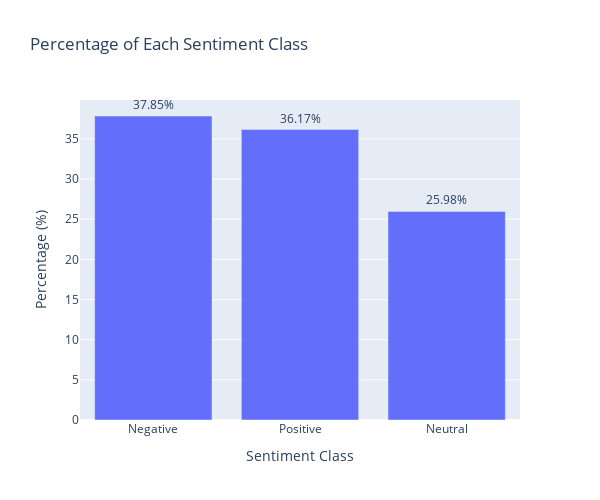

This figure's notebook cell:
### Code cell
# Calculate the percentage of each sentiment class
sentiment_percentage = df['sentiment_category'].value_counts(normalize=True) * 100

# Convert the calculated percentages into DataFrame for plotting
percentage_df = pd.DataFrame({'Sentiment': sentiment_percentage.index, 'Percentage': sentiment_percentage.values})

# Plot the bar plot with percentages visible
fig = px.bar(percentage_df, x='Sentiment', y='Percentage', text='Percentage',
             title="Percentage of Each Sentiment Class", labels={'Sentiment': 'Sentiment Class', 'Percentage': 'Percentage (%)'})
fig.update_traces(texttemplate='%{text:.2f}%', textposition='outside')
fig.update_layout(width=600, height=500)
fig.show()

### Figure 1 — Plotly figure (JSON) as saved in the notebook; plotly's stock layout.template omitted (floating-point values rounded to 4 significant figures)
{"data": [{"alignmentgroup": "True", "hovertemplate": "Sentiment Class=%{x}<br>Percentage (%)=%{text}<extra></extra>", "legendgroup": "", "marker": {"color": "#636efa", "pattern": {"shape": ""}}, "name": "", "offsetgroup": "", "orientation": "v", "showlegend": false, "text": [37.85, 36.17, 25.98], "textposition": "outside", "texttemplate": "%{text:.2f}%", "type": "bar", "x": ["Negative", "Positive", "Neutral"], "xaxis": "x", "y": [37.85, 36.17, 25.98], "yaxis": "y"}], "layout": {"barmode": "relative", "height": 500, "legend": {"tracegroupgap": 0}, "title": {"text": "Percentage of Each Sentiment Class"}, "width": 600, "xaxis": {"anchor": "y", "domain": [0, 1], "title": {"text": "Sentiment Class"}}, "yaxis": {"anchor": "x", "domain": [0, 1], "title": {"text": "Percentage (%)"}}}}
